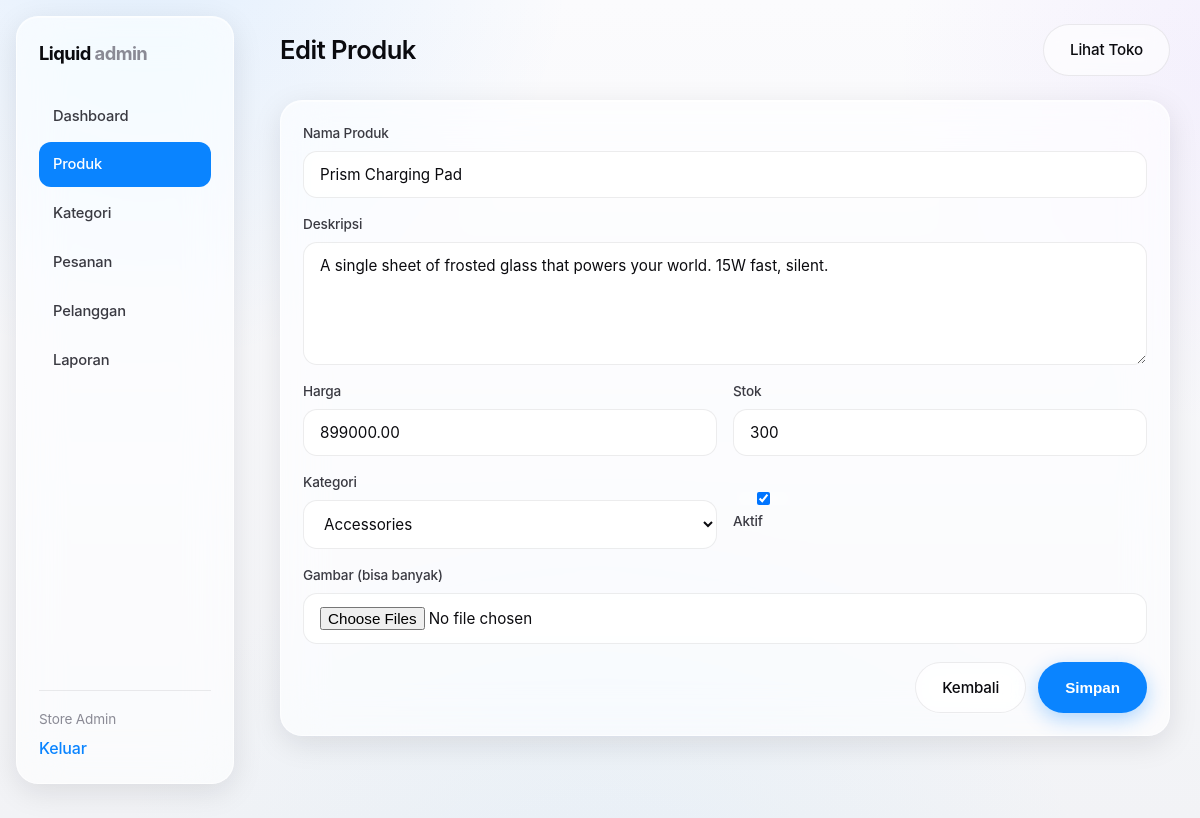
Screenshot of /admin/product_edit.php?id=4 (signed in) with the database file from the repository.
### tables this page shows
CREATE TABLE IF NOT EXISTS `products` (
  `id`          BIGINT UNSIGNED NOT NULL AUTO_INCREMENT,
  `category_id` INT UNSIGNED    DEFAULT NULL,
  `name`        VARCHAR(190)    NOT NULL,
  `slug`        VARCHAR(210)    NOT NULL,
  `description` TEXT            DEFAULT NULL,
  `price`       DECIMAL(14,2)   NOT NULL DEFAULT 0.00,
  `stock`       INT             NOT NULL DEFAULT 0,
  `sold`        BIGINT UNSIGNED NOT NULL DEFAULT 0,
  `is_active`   TINYINT(1)      NOT NULL DEFAULT 1,
  `created_at`  DATETIME        NOT NULL DEFAULT CURRENT_TIMESTAMP,
  PRIMARY KEY (`id`),
  UNIQUE KEY `uq_products_slug` (`slug`),
  KEY `idx_products_category` (`category_id`),
  KEY `idx_products_active_created` (`is_active`, `created_at`),
  KEY `idx_products_active_sold` (`is_active`, `sold`),
  KEY `idx_products_price` (`price`),
  CONSTRAINT `fk_products_category` FOREIGN KEY (`category_id`)
    REFERENCES `categories` (`id`) ON DELETE SET NULL ON UPDATE CASCADE
);

CREATE TABLE IF NOT EXISTS `categories` (
  `id`         INT UNSIGNED NOT NULL AUTO_INCREMENT,
  `name`       VARCHAR(120) NOT NULL,
  `slug`       VARCHAR(140) NOT NULL,
  `icon`       VARCHAR(190) DEFAULT NULL,
  `created_at` DATETIME     NOT NULL DEFAULT CURRENT_TIMESTAMP,
  PRIMARY KEY (`id`),
  UNIQUE KEY `uq_categories_slug` (`slug`),
  KEY `idx_categories_name` (`name`)
);

### includes/functions.php (called while the page is built, shortened)
<?php
function e(?string $s): string
{
    return htmlspecialchars((string)$s, ENT_QUOTES | ENT_SUBSTITUTE, 'UTF-8');
}
function url(string $path = ''): string
{
    return BASE_URL . '/' . ltrim($path, '/');
}
function cache_get(string $key, int $ttl)
{
    $file = CACHE_DIR . '/' . preg_replace('/[^a-z0-9_]/i', '_', $key) . '.cache';
    return null;
}
function cache_set(string $key, $value): void
{
    $file = CACHE_DIR . '/' . preg_replace('/[^a-z0-9_]/i', '_', $key) . '.cache';
}
function all_categories(): array
{
    $cached = cache_get('categories', 300);
    $rows = db()->query('SELECT id, name, slug, icon FROM categories ORDER BY name ASC')->fetchAll();
    return $rows;
}

### config.php (called while the page is built, shortened)
<?php
function db(): PDO
{
    static $pdo = null;
    if ($pdo instanceof PDO) {
        return $pdo;
    }
    $dsn = sprintf('mysql:host=%s;dbname=%s;charset=%s', DB_HOST, DB_NAME, DB_CHARSET);
    $options = [
        PDO::ATTR_ERRMODE            => PDO::ERRMODE_EXCEPTION,
        PDO::ATTR_DEFAULT_FETCH_MODE => PDO::FETCH_ASSOC,
        PDO::ATTR_EMULATE_PREPARES   => false,
        PDO::ATTR_PERSISTENT         => false,
    ];
    try {
        $pdo = new PDO($dsn, DB_USER, DB_PASS, $options);
    } catch (PDOException $e) {
        http_response_code(500);
        exit('Database connection failed.');
    }
    return $pdo;
}
require_once __DIR__ . '/includes/functions.php';

### admin/product_edit.php (the view, shortened to what this page needs)
<?php
$pdo = db();
$id = (int)($_GET['id'] ?? 0);
$product = ['id'=>0,'name'=>'','description'=>'','price'=>'','stock'=>'','category_id'=>'','is_active'=>1];
if ($id) {
    $s = $pdo->prepare('SELECT * FROM products WHERE id = ? LIMIT 1');
    $s->execute([$id]);
    $product = $s->fetch() ?: $product;
}
$categories = all_categories();
require __DIR__ . '/includes/admin_header.php';
?>
<form method="post" enctype="multipart/form-data" class="panel glass form-panel">
    <div class="field"><label>Nama Produk</label><input name="name" value="<?= e($product['name']) ?>" required></div>
    <div class="field"><label>Deskripsi</label><textarea name="description" rows="5"><?= e($product['description']) ?></textarea></div>
    <div class="field-row">
        <div class="field"><label>Harga</label><input type="number" step="0.01" name="price" value="<?= e((string)$product['price']) ?>" required></div>
        <div class="field"><label>Stok</label><input type="number" name="stock" value="<?= e((string)$product['stock']) ?>" required></div>
    </div>
    <div class="field-row">
        <div class="field">
            <label>Kategori</label>
            <select name="category_id">
                <?php foreach ($categories as $c): ?>
                    <option value="<?= (int)$c['id'] ?>" <?= (int)$product['category_id']===(int)$c['id']?'selected':'' ?>><?= e($c['name']) ?></option>
                <?php endforeach; ?>
            </select>
        </div>
        <div class="field checkbox"><label><input type="checkbox" name="is_active" <?= $product['is_active']?'checked':'' ?>> Aktif</label></div>
    </div>
    <div class="field"><label>Gambar (bisa banyak)</label><input type="file" name="images[]" accept="image/*" multiple></div>
    <div class="form-actions">
        <a class="btn btn-ghost" href="<?= url('admin/products.php') ?>">Kembali</a>
        <button class="btn btn-primary" type="submit">Simpan</button>
    </div>
</form>
<?php require __DIR__ . '/includes/admin_footer.php'; ?>

### assets/css/style.css (style rules this page uses)
:root { --bg:#f5f6f8; --surface:rgba(255,255,255,.62); --surface-solid:#ffffff; --stroke:rgba(255,255,255,.65); --hair:rgba(17,17,26,.08); --ink:#0b0b0f; --ink-2:#3a3a42; --muted:#8a8a95; --accent:#0a84ff; --accent-2:#bf9bff; --shadow-sm:0 1px 2px rgba(16,18,27,.04), 0 4px 16px rgba(16,18,27,.06); --shadow-md:0 8px 30px rgba(16,18,27,.10); --shadow-lg:0 20px 60px rgba(16,18,27,.14); --radius:22px; --radius-sm:14px; --radius-pill:999px; --blur:22px; --maxw:1180px; --sf:-apple-system,BlinkMacSystemFont,"SF Pro Display","SF Pro Text","Segoe UI",Inter,Roboto,Helvetica,Arial,sans-serif; }
* { box-sizing:border-box }
html { -webkit-text-size-adjust:100% }
body { margin:0;font-family:var(--sf);color:var(--ink); background:var(--bg); line-height:1.55;-webkit-font-smoothing:antialiased;text-rendering:optimizeLegibility; letter-spacing:-0.01em;overflow-x:hidden; }
a { color:inherit;text-decoration:none }
.glass { background:var(--surface); -webkit-backdrop-filter:blur(var(--blur)) saturate(180%); backdrop-filter:blur(var(--blur)) saturate(180%); border:1px solid var(--stroke); box-shadow:var(--shadow-md), inset 0 1px 0 rgba(255,255,255,.55); border-radius:var(--radius); }
.btn { display:inline-flex;align-items:center;justify-content:center;gap:.5em; padding:13px 26px;border-radius:var(--radius-pill);font-size:.95rem;font-weight:550; border:1px solid transparent;cursor:pointer;transition:transform .18s ease, box-shadow .25s ease, background .25s; white-space:nowrap; }
.btn-primary { background:var(--accent);color:#fff;box-shadow:0 6px 20px rgba(10,132,255,.32) }
.btn-ghost { background:rgba(255,255,255,.6);border:1px solid var(--hair);color:var(--ink);-webkit-backdrop-filter:blur(10px);backdrop-filter:blur(10px) }
.field { margin-bottom:16px;display:flex;flex-direction:column;gap:7px }
.field label { font-size:.85rem;color:var(--ink-2);font-weight:500 }
.field input,.field textarea,.field select,.lookup input,.search-inline input,.sort select { width:100%;padding:13px 16px;border-radius:var(--radius-sm); border:1px solid var(--hair);background:rgba(255,255,255,.7); font-family:inherit;font-size:.95rem;color:var(--ink);transition:border .2s, box-shadow .2s, background .2s; -webkit-backdrop-filter:blur(8px);backdrop-filter:blur(8px); }
.field-row { display:grid;grid-template-columns:1fr 1fr;gap:16px }
.field.checkbox { flex-direction:row;align-items:center }
.admin { background:var(--bg) }
.panel { padding:22px;margin-bottom:22px }
.form-panel .form-actions { display:flex;gap:12px;justify-content:flex-end;margin-top:18px }

### rows the page displays
products: name "Prism Charging Pad", description "A single sheet of frosted glass that powers your world. 15W fast, silent.", price "899000.00", stock "300", category_id "Accessories", is_active "☑"

### other values shown
setting('store_name', 'Liquid') "Liquid"
admin()['name'] "Store Admin"
$pageTitle "Edit Produk"
